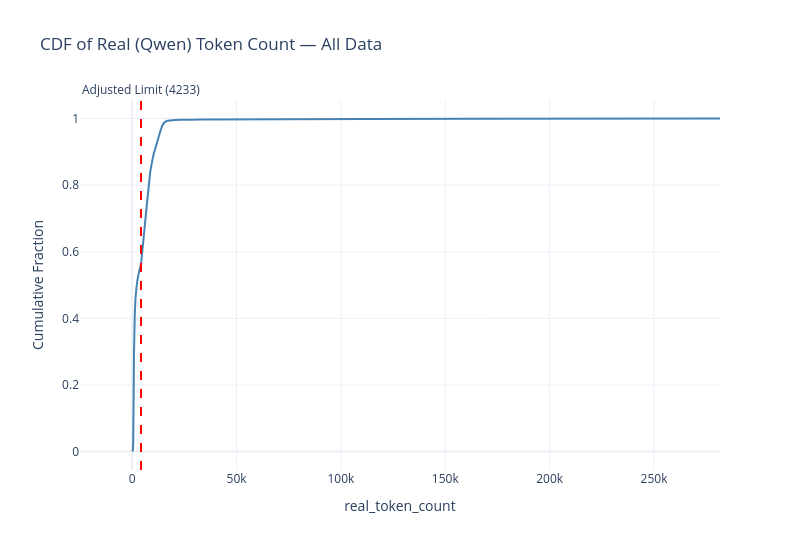

The notebook cell this image was saved under:
### Markdown cell above
# real token count cdm plots

### Code cell
import numpy as np
import plotly.graph_objects as go

def _cdf(values):
    v = np.sort(np.asarray(values, dtype=float))
    y = np.arange(1, len(v) + 1) / len(v)
    return v, y

all_tokens = egvp_sampled_one_month["real_token_count"].dropna()

x_all, y_all = _cdf(all_tokens)

fig = go.Figure()
fig.add_trace(go.Scatter(
    x=x_all, y=y_all, mode="lines", name=f"All (n={len(all_tokens)})",
    line=dict(color="steelblue", width=2),
    hovertemplate="real tokens ≤ %{x}<br>fraction: %{y:.2%}<extra></extra>",
))

limit_adjusted = max_attachment_length_tokens_egvp * np.median(rejected_egvp['real_token_count'] / rejected_egvp['simple_token_count'])

fig.add_vline(
    x=limit_adjusted,
    line=dict(color="red", dash="dash", width=2),
    annotation_text=f"Adjusted Limit ({limit_adjusted:.0f})",
    annotation_position="top",
)

fig.update_layout(
    title_text="CDF of Real (Qwen) Token Count — All Data",
    xaxis_title="real_token_count",
    yaxis_title="Cumulative Fraction",
    template="plotly_white",
    height=550, width=800,
)
fig.show()

print("All data real_token_count:")
print(all_tokens.describe().round())

### Figure 1 — Plotly figure (JSON) as saved in the notebook; plotly's stock layout.template omitted (floating-point values rounded to 4 significant figures; data arrays with more than 128 entries replaced by an {"elided": "..."} marker saying what was removed)
{"data": [{"hovertemplate": "real tokens ≤ %{x}<br>fraction: %{y:.2%}<extra></extra>", "line": {"color": "steelblue", "width": 2}, "mode": "lines", "name": "All (n=3536)", "type": "scatter", "x": {"elided": "3536 float values"}, "y": {"elided": "3536 float values"}}], "layout": {"annotations": [{"showarrow": false, "text": "Adjusted Limit (4233)", "x": 4233.0, "xanchor": "center", "xref": "x", "y": 1, "yanchor": "bottom", "yref": "y domain"}], "height": 550, "shapes": [{"line": {"color": "red", "dash": "dash", "width": 2}, "type": "line", "x0": 4233.0, "x1": 4233.0, "xref": "x", "y0": 0, "y1": 1, "yref": "y domain"}], "title": {"text": "CDF of Real (Qwen) Token Count — All Data"}, "width": 800, "xaxis": {"title": {"text": "real_token_count"}}, "yaxis": {"title": {"text": "Cumulative Fraction"}}}}
